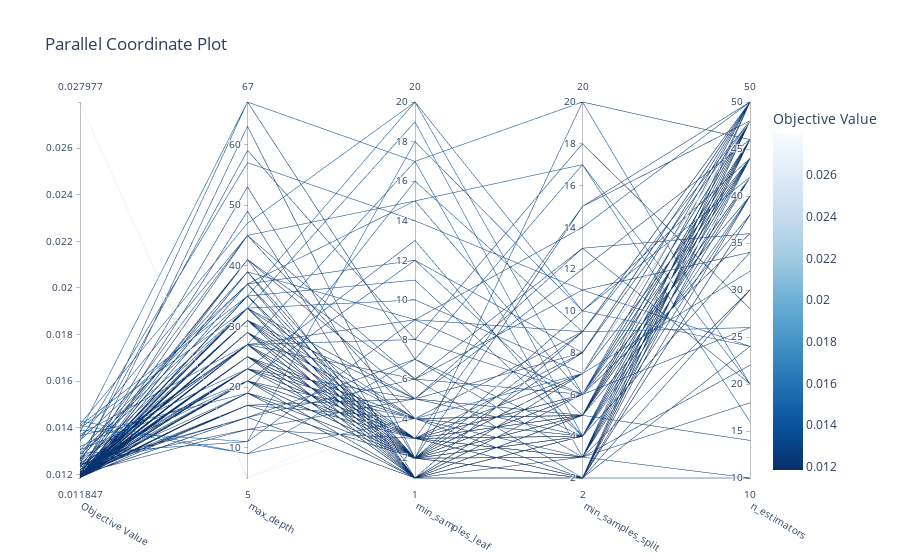

The code cell stored with this chart in its notebook:
### Code cell
# Plot parallel_coordinate
vis.plot_parallel_coordinate(study)

### Figure 1 — Plotly figure (JSON) as saved in the notebook; plotly's stock layout.template omitted (floating-point values rounded to 4 significant figures; data arrays with more than 128 entries replaced by an {"elided": "..."} marker saying what was removed)
{"data": [{"dimensions": [{"label": "Objective Value", "range": [0.01185, 0.02798], "values": {"elided": "150 float values"}}, {"label": "max_depth", "range": [5, 67], "values": {"elided": "150 int values"}}, {"label": "min_samples_leaf", "range": [1, 20], "values": {"elided": "150 int values"}}, {"label": "min_samples_split", "range": [2, 20], "values": {"elided": "150 int values"}}, {"label": "n_estimators", "range": [10, 50], "values": {"elided": "150 int values"}}], "labelangle": 30, "labelside": "bottom", "line": {"color": {"elided": "150 float values"}, "colorbar": {"title": {"text": "Objective Value"}}, "colorscale": [[0, "rgb(247,251,255)"], [0.125, "rgb(222,235,247)"], [0.25, "rgb(198,219,239)"], [0.375, "rgb(158,202,225)"], [0.5, "rgb(107,174,214)"], [0.625, "rgb(66,146,198)"], [0.75, "rgb(33,113,181)"], [0.875, "rgb(8,81,156)"], [1, "rgb(8,48,107)"]], "reversescale": true, "showscale": true}, "type": "parcoords"}], "layout": {"title": {"text": "Parallel Coordinate Plot"}}}
